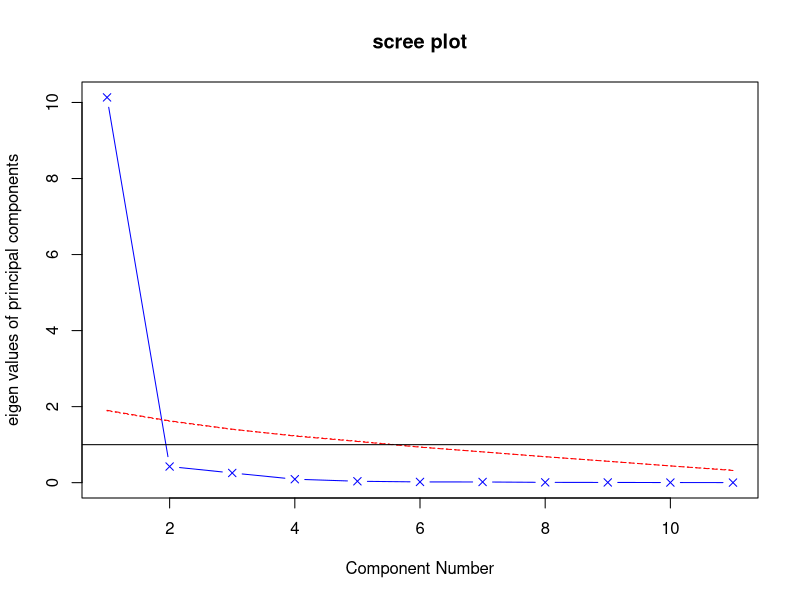
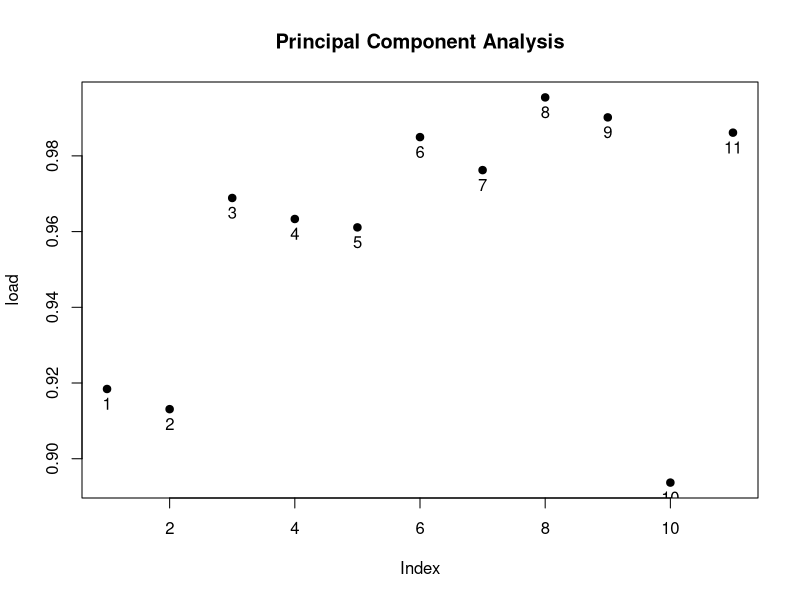

Here is the R script that generated these plots, in order:
#view the .dat file 
USJudgeRatings
#chanign the file name for east access
uj <- USJudgeRatings
View(uj)
#installing packages
install.packages("psych",dependencies=TRUE) 
install.packages(c("psych","GPArotation"),dependencies=TRUE)
library(psych)
fa.parallel(uj[,-1],fa="pc",n.iter = 100,show.legend = FALSE,main = "scree plot")
pc<-principal(uj[,-1],nfactors = 1)
pc
rc<-principal(r=uj,nfactors = 2,rotate = "varimax")
rc
pc<-principal(uj[,-1],nfactors = 1,score=TRUE)
head(pc$scores)
factor.plot(pc)
